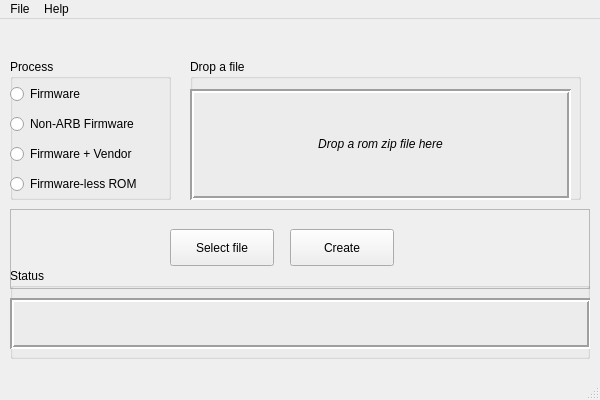
<?xml version="1.0" encoding="UTF-8"?>
<ui version="4.0">
 <class>MainWindow</class>
 <widget class="QMainWindow" name="MainWindow">
  <property name="enabled">
   <bool>true</bool>
  </property>
  <property name="geometry">
   <rect>
    <x>0</x>
    <y>0</y>
    <width>600</width>
    <height>400</height>
   </rect>
  </property>
  <property name="sizePolicy">
   <sizepolicy hsizetype="Fixed" vsizetype="Fixed">
    <horstretch>0</horstretch>
    <verstretch>0</verstretch>
   </sizepolicy>
  </property>
  <property name="minimumSize">
   <size>
    <width>600</width>
    <height>0</height>
   </size>
  </property>
  <property name="maximumSize">
   <size>
    <width>600</width>
    <height>400</height>
   </size>
  </property>
  <property name="windowTitle">
   <string>Xiaomi Flashable Firmware Creator by XiaomiFirmwareUpdater</string>
  </property>
  <widget class="QWidget" name="centralwidget">
   <widget class="QGroupBox" name="ProcessType">
    <property name="geometry">
     <rect>
      <x>10</x>
      <y>40</y>
      <width>161</width>
      <height>141</height>
     </rect>
    </property>
    <property name="title">
     <string>Process</string>
    </property>
    <widget class="QRadioButton" name="btn_fw">
     <property name="geometry">
      <rect>
       <x>0</x>
       <y>20</y>
       <width>109</width>
       <height>30</height>
      </rect>
     </property>
     <property name="text">
      <string>Firmware</string>
     </property>
    </widget>
    <widget class="QRadioButton" name="btn_nonarb">
     <property name="geometry">
      <rect>
       <x>0</x>
       <y>50</y>
       <width>161</width>
       <height>30</height>
      </rect>
     </property>
     <property name="text">
      <string>Non-ARB Firmware</string>
     </property>
    </widget>
    <widget class="QRadioButton" name="btn_vendor">
     <property name="geometry">
      <rect>
       <x>0</x>
       <y>80</y>
       <width>161</width>
       <height>30</height>
      </rect>
     </property>
     <property name="text">
      <string>Firmware + Vendor</string>
     </property>
    </widget>
    <widget class="QRadioButton" name="btn_fwless">
     <property name="geometry">
      <rect>
       <x>0</x>
       <y>110</y>
       <width>161</width>
       <height>30</height>
      </rect>
     </property>
     <property name="text">
      <string>Firmware-less ROM</string>
     </property>
    </widget>
   </widget>
   <widget class="QGroupBox" name="groupBox_drop">
    <property name="geometry">
     <rect>
      <x>190</x>
      <y>40</y>
      <width>391</width>
      <height>141</height>
     </rect>
    </property>
    <property name="title">
     <string>Drop a file</string>
    </property>
    <widget class="QLabel" name="label_drop">
     <property name="geometry">
      <rect>
       <x>0</x>
       <y>30</y>
       <width>381</width>
       <height>111</height>
      </rect>
     </property>
     <property name="styleSheet">
      <string notr="true"/>
     </property>
     <property name="frameShape">
      <enum>QFrame::Box</enum>
     </property>
     <property name="frameShadow">
      <enum>QFrame::Sunken</enum>
     </property>
     <property name="lineWidth">
      <number>2</number>
     </property>
     <property name="text">
      <string>&lt;html&gt;&lt;head/&gt;&lt;body&gt;&lt;p align=&quot;center&quot;&gt;&lt;span style=&quot; font-style:italic;&quot;&gt;Drop a rom zip file here&lt;/span&gt;&lt;/p&gt;&lt;/body&gt;&lt;/html&gt;</string>
     </property>
     <property name="alignment">
      <set>Qt::AlignCenter</set>
     </property>
    </widget>
   </widget>
   <widget class="QFrame" name="frame">
    <property name="geometry">
     <rect>
      <x>10</x>
      <y>190</y>
      <width>580</width>
      <height>80</height>
     </rect>
    </property>
    <property name="frameShape">
     <enum>QFrame::StyledPanel</enum>
    </property>
    <property name="frameShadow">
     <enum>QFrame::Raised</enum>
    </property>
    <widget class="QPushButton" name="btn_select">
     <property name="geometry">
      <rect>
       <x>160</x>
       <y>20</y>
       <width>104</width>
       <height>37</height>
      </rect>
     </property>
     <property name="text">
      <string>Select file</string>
     </property>
    </widget>
    <widget class="QPushButton" name="btn_create">
     <property name="geometry">
      <rect>
       <x>280</x>
       <y>20</y>
       <width>104</width>
       <height>37</height>
      </rect>
     </property>
     <property name="text">
      <string>Create</string>
     </property>
    </widget>
   </widget>
   <widget class="QGroupBox" name="groupBox">
    <property name="geometry">
     <rect>
      <x>10</x>
      <y>249</y>
      <width>580</width>
      <height>91</height>
     </rect>
    </property>
    <property name="title">
     <string>Status</string>
    </property>
    <widget class="QLabel" name="label">
     <property name="geometry">
      <rect>
       <x>0</x>
       <y>30</y>
       <width>581</width>
       <height>51</height>
      </rect>
     </property>
     <property name="frameShape">
      <enum>QFrame::Box</enum>
     </property>
     <property name="frameShadow">
      <enum>QFrame::Sunken</enum>
     </property>
     <property name="lineWidth">
      <number>2</number>
     </property>
     <property name="text">
      <string/>
     </property>
    </widget>
   </widget>
  </widget>
  <widget class="QMenuBar" name="menubar">
   <property name="geometry">
    <rect>
     <x>0</x>
     <y>0</y>
     <width>600</width>
     <height>32</height>
    </rect>
   </property>
   <widget class="QMenu" name="menuFile">
    <property name="title">
     <string>File</string>
    </property>
    <addaction name="actionOpen_ZIP"/>
    <addaction name="actionQuit"/>
   </widget>
   <widget class="QMenu" name="menuHelp">
    <property name="title">
     <string>Help</string>
    </property>
    <addaction name="actionWhat_s_This"/>
    <addaction name="actionReport_Bug"/>
    <addaction name="actionDonate"/>
    <addaction name="actionAbout"/>
   </widget>
   <addaction name="menuFile"/>
   <addaction name="menuHelp"/>
  </widget>
  <widget class="QStatusBar" name="statusbar"/>
  <action name="actionOpen_ZIP">
   <property name="text">
    <string>Open ZIP</string>
   </property>
  </action>
  <action name="actionQuit">
   <property name="text">
    <string>Quit</string>
   </property>
  </action>
  <action name="actionWhat_s_This">
   <property name="text">
    <string>What's This?</string>
   </property>
  </action>
  <action name="actionDonate">
   <property name="text">
    <string>Donate</string>
   </property>
  </action>
  <action name="actionAbout">
   <property name="text">
    <string>About</string>
   </property>
  </action>
  <action name="actionReport_Bug">
   <property name="text">
    <string>Report Bug</string>
   </property>
  </action>
 </widget>
 <resources/>
 <connections/>
</ui>
